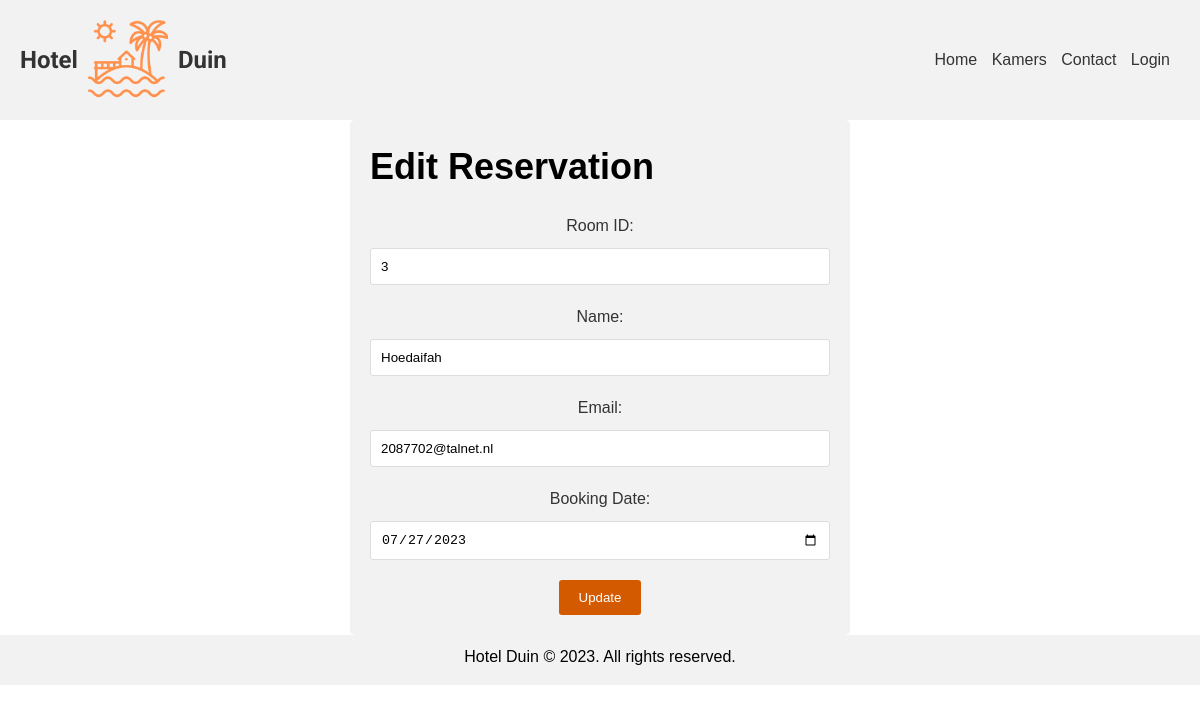
Page /edit_reservation.php?id=28 (signed in) on the committed database.
### tables this page shows
CREATE TABLE `huur` (
  `id` int(11) NOT NULL,
  `kamer_id` int(11) DEFAULT NULL,
  `naam` varchar(255) DEFAULT NULL,
  `email` varchar(255) DEFAULT NULL,
  `boekingsdatum` date DEFAULT NULL,
  `timestamp` timestamp NOT NULL DEFAULT current_timestamp(),
  `beschikbaarheid` varchar(255) DEFAULT NULL
);

### edit_reservation.php (the view, shortened to what this page needs)
<?php
include 'resources/db_connect.php';
$reservationId = $_GET['id'];
try {
    $stmt = $conn->prepare("SELECT * FROM terduin.huur WHERE id = :id");
    $stmt->bindParam(':id', $reservationId);
    $stmt->execute();
    $reservation = $stmt->fetch(PDO::FETCH_ASSOC);
} catch (PDOException $e) {
    echo "Error executing the query: " . $e->getMessage();
}
?>
<!DOCTYPE html>
<html lang="en">
<head>
    <link rel="stylesheet" href="./style.css">
</head>
<body>
    <?php include './resources/header.php'; ?>
    <div class="form-container">
        <h2>Edit Reservation</h2>
        <form action="<?php echo $_SERVER['PHP_SELF'] . '?id=' . $reservationId; ?>" method="POST">
            <label for="room_id">Room ID:</label>
            <input type="text" id="room_id" name="room_id" value="<?php echo $reservation['kamer_id']; ?>" required>
            <label for="name">Name:</label>
            <input type="text" id="name" name="name" value="<?php echo $reservation['naam']; ?>" required>
            <label for="email">Email:</label>
            <input type="email" id="email" name="email" value="<?php echo $reservation['email']; ?>" required>
            <label for="booking_date">Booking Date:</label>
            <input type="date" id="booking_date" name="booking_date" value="<?php echo $reservation['boekingsdatum']; ?>" required>
            <input type="submit" value="Update">
        </form>
    </div>
    <?php include './resources/footer.php'; ?>
</body>
</html>

### style.css (style rules this page uses)
* { margin: 0; padding: 0; box-sizing: border-box; }
body { font-family: Arial, sans-serif; line-height: 1.5; }
h2 { font-size: 36px; margin: 0; }
form { text-align: center; }
form label { display: block; margin-bottom: 5px; color: #333; }
form input[type="text"], form input[type="email"], form input[type="date"] { width: 100%; padding: 8px; margin-bottom: 10px; border: 1px solid #ccc; border-radius: 4px; }
form input[type="submit"] { display: inline-block; padding: 10px 20px; background-color: #FF6F00; color: #fff; text-decoration: none; border-radius: 4px; transition: background-color 0.3s; cursor: pointer; }
form { margin-top: 20px; }
label { display: block; margin-bottom: 5px; }
input[type="text"], input[type="email"], input[type="date"] { width: 100%; padding: 10px; margin-bottom: 10px; }
input[type="submit"] { padding: 10px 20px; background-color: #FF6F00; color: #fff; border: none; cursor: pointer; }
.form-container { max-width: 500px; margin: 0 auto; background-color: #f2f2f2; padding: 20px; border-radius: 5px; }
.form-container label { display: block; margin-bottom: 10px; }
.form-container input[type="text"], .form-container input[type="email"], .form-container input[type="date"] { width: 100%; padding: 10px; margin-bottom: 20px; border-radius: 3px; border: 1px solid #ddd; }
.form-container input[type="submit"] { background-color: #D45A00; color: white; padding: 10px 20px; border: none; border-radius: 3px; cursor: pointer; }

### rows in the picture
huur: room_id "3", name "Hoedaifah", email "2087702@talnet.nl", booking_date "07/27/2023"
